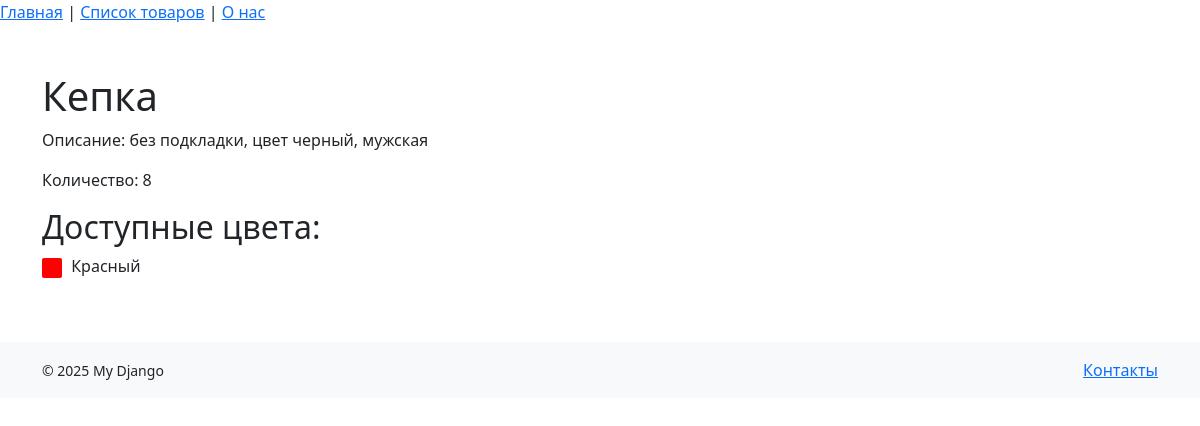
The app's page /item/3/ with its own data.
### MyApp/models.py (models this page shows, shortened)
class Item(models.Model):
   name  = models.CharField(max_length=100)
   brand = models.CharField(max_length=100)
   description = models.TextField(blank=True, null=True)
   count = models.PositiveIntegerField()
   colors = models.ManyToManyField(Color, related_name='items', blank=True)

class Color(models.Model):
    name = models.CharField(max_length=50)
    hex_code = models.CharField(max_length=7, default="#FFFFFF")

### MyApp/views.py (the view)
# urls.py: path('item/<int:item_id>/', views.show_item, name='show_item'),
def show_item(request, item_id):
    try:
        item = Item.objects.prefetch_related('colors').get(id=item_id)
        return render(request, 'item.html', {'item': item})
    except Item.DoesNotExist:
        return HttpResponse("Товар не найден.", status=404)

### templates/item.html (shortened to what this page needs)
<!DOCTYPE html>
<html lang="ru">
<head>
</head>
<body>
    {% extends 'base.html' %}
    {% load static %}
    {% block content %}
    <div class="container mt-5">
    <h1>{{ item.name }}</h1>
    <p>Описание: {{ item.description|default:"Описание товара отсутствует." }}</p>
    <p>Количество:
        {% if item.count > 0 %}
            {{ item.count }}
        {% else %}
            Товар отсутствует
        {% endif %}
    </p>
    <h2>Доступные цвета:</h2>
    <ul style="padding-left: 0; list-style-type: none;">
        {% for color in item.colors.all %}
            <li style="margin-bottom: 5px;">
                <span class="color-box" style="background-color:{{ color.hex_code }};"></span>
                {{ color.name }}
            </li>
        {% endfor %}
</div>
{% endblock %}

### MyApp/static/css/styles.css (style rules this page uses)
.color-box { background-color: inherit; width: 20px; height: 20px; display: inline-block; vertical-align: middle; border-radius: 2px; margin-right: 5px; }

### records on screen
Item: name "Кепка", description "без подкладки, цвет черный, мужская", count "8"
Color: name "Красный"
